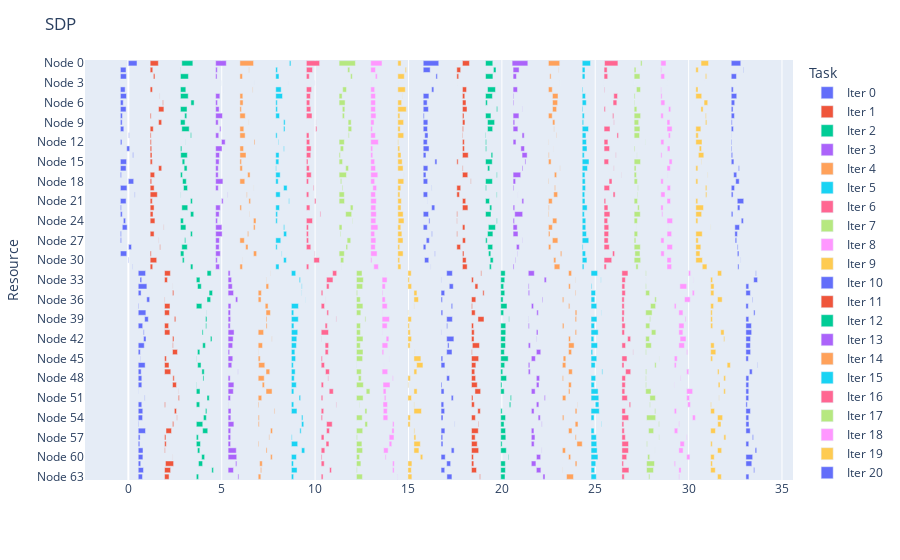

The notebook cell saved with this chart:
### Code cell
fig, df = getDataGantt(logs, "SDP", iters=20)
fig.show()
